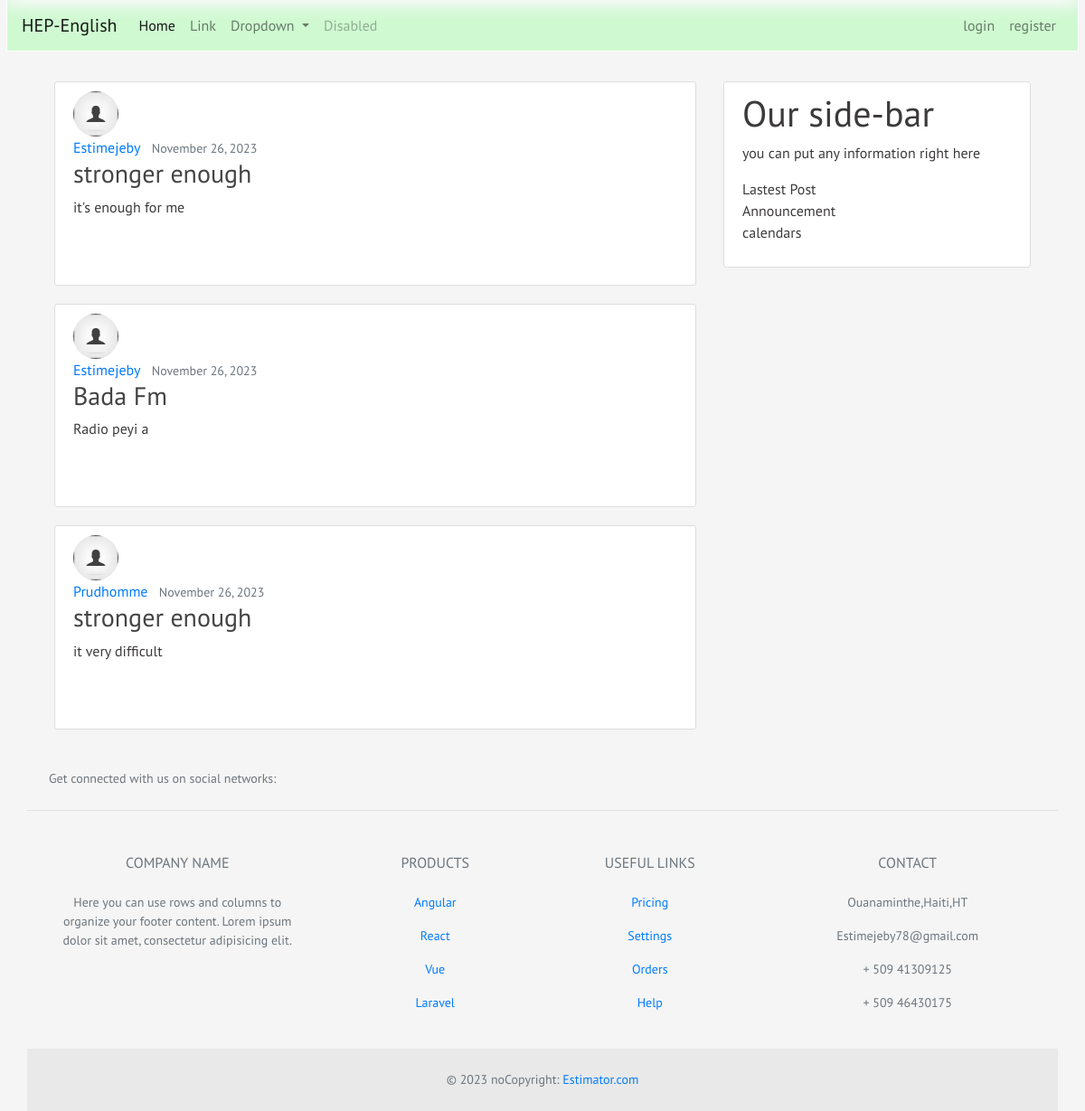
The page / on the database its author committed.
### home/models.py (models this page shows, shortened)
class Post(models.Model):
    title = models.CharField(max_length=50)
    content= models.TextField()
    date_posted= models.DateTimeField(default=timezone.now)
    author = models.ForeignKey(User, on_delete=models.CASCADE)

### users/models.py (models this page shows, shortened)
class Profile(models.Model):
    user = models.OneToOneField(User, on_delete=models.CASCADE)
    image = models.ImageField(default='default.jpg', upload_to='profile_pics')

### home/views.py (the view)
# urls.py: path('', PostListView.as_view(), name="blog-home"),
class PostListView(ListView):
    model = Post
    template_name = 'blog/home.html'  # <app>/<model>_<viewtype>.html
    context_object_name = 'posts'
    ordering = ['-date_posted']
    paginate_by = 5

### home/templates/blog/home.html (shortened to what this page needs)
{% extends "blog/base.html" %}
{% block content %}
    <div class="container">
          <div class="row">
            <div class="col-md-8">
            {% for post in posts %}
            <article class="content-section">
            <img class="rounded-circle article-img style="width='50px' height='50px'" " src="{{ post.author.profile.image.url }}">
            <div class="media-body">
                <div class="article-metadata">
                  <a class="mr-2" href="">{{ post.author }}</a>
                  <small class="text-muted">{{ post.date_posted|date:"F d, Y" }}</small>
                </div>
                <h3><a class="article-title" href="{% url 'post-detail' post.id %}">{{ post.title }}</a></h3>
                <p class="article-content">{{ post.content }}</p>
                <br>
                <br>
            </div>
            </article>
            {% endfor %}
          </div>
          <div class="col-md-4">
              <div class="content-section">
                <h1>Our side-bar</h1>
                <p>you can put any information right here</p>
                <ul>
                  <li>Lastest Post</li>
                  <li>Announcement</li>
                  <li>calendars</li>
                </ul>
              </div>
            </div>
        </div>
  </div>
{%endblock content %}

### home/static/css/main.css (style rules this page uses)
* { margin:0; padding: 0; }
body { background: whitesmoke; color: #3d3a3a; font-family: 'PT Sans', sans-serif; }
ul { text-decoration: none; list-style: none; }
.article-title { color: #444444; text-decoration: none; }
.content-section { background: #ffffff; padding: 10px 20px; border: 1px solid #dddddd; border-radius: 3px; margin-top: 10px; margin-bottom: 20px; }
.text-muted { font-size: 14px; }

### rows shown on the page
Post: author.profile.image (placeholder picture), author "Estimejeby", date_posted "November 26, 2023", title "stronger enough", content "it's enough for me"
Post: author.profile.image (placeholder picture), author "Estimejeby", date_posted "November 26, 2023", title "Bada Fm", content "Radio peyi a"
Post: author.profile.image (placeholder picture), author "Prudhomme", date_posted "November 26, 2023", title "stronger enough", content "it very difficult"
